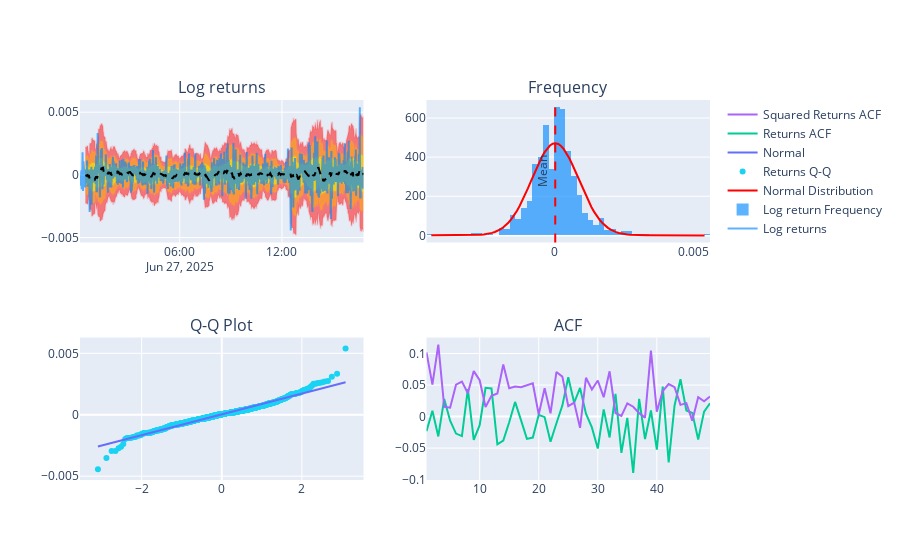

Notebook code for this chart:
### Code cell
stats_summary = analyse_returns_characteristics(df)

### Figure 1 — Plotly figure (JSON) as saved in the notebook; plotly's stock layout.template omitted (floating-point values rounded to 4 significant figures; data arrays with more than 128 entries replaced by an {"elided": "..."} marker saying what was removed)
{"data": [{"line": {"color": "rgba(255, 0, 0, 0.1)"}, "mode": "lines", "showlegend": false, "type": "scatter", "x": {"elided": "999 str values"}, "xaxis": "x", "y": {"elided": "999 float values"}, "yaxis": "y"}, {"fill": "tonexty", "line": {"color": "rgba(255, 0, 0, 0.1)"}, "mode": "lines", "showlegend": false, "type": "scatter", "x": {"elided": "999 str values"}, "xaxis": "x", "y": {"elided": "999 float values"}, "yaxis": "y"}, {"line": {"color": "rgba(255, 183, 0, 0.1)"}, "mode": "lines", "showlegend": false, "type": "scatter", "x": {"elided": "999 str values"}, "xaxis": "x", "y": {"elided": "999 float values"}, "yaxis": "y"}, {"fill": "tonexty", "line": {"color": "rgba(255, 183, 0, 0.1)"}, "mode": "lines", "showlegend": false, "type": "scatter", "x": {"elided": "999 str values"}, "xaxis": "x", "y": {"elided": "999 float values"}, "yaxis": "y"}, {"line": {"color": "rgba(236, 255, 0, 0.1)"}, "mode": "lines", "showlegend": false, "type": "scatter", "x": {"elided": "999 str values"}, "xaxis": "x", "y": {"elided": "999 float values"}, "yaxis": "y"}, {"fill": "tonexty", "line": {"color": "rgba(236, 255, 0, 0.1)"}, "mode": "lines", "showlegend": false, "type": "scatter", "x": {"elided": "999 str values"}, "xaxis": "x", "y": {"elided": "999 float values"}, "yaxis": "y"}, {"line": {"color": "rgba(0, 135, 255, 0.63)"}, "mode": "lines", "name": "Log returns", "type": "scatter", "x": {"elided": "999 str values"}, "xaxis": "x", "y": {"elided": "999 float values"}, "yaxis": "y"}, {"line": {"color": "black", "dash": "dash"}, "mode": "lines", "showlegend": false, "type": "scatter", "x": {"elided": "999 str values"}, "xaxis": "x", "y": {"elided": "999 float values"}, "yaxis": "y"}, {"histnorm": "probability density", "marker": {"color": "rgba(0, 135, 255, 0.63)"}, "name": "Log return Frequency", "type": "histogram", "x": {"elided": "999 float values"}, "xaxis": "x2", "yaxis": "y2"}, {"line": {"color": "red", "width": 2}, "mode": "lines", "name": "Normal Distribution", "type": "scatter", "x": [-0.004427, -0.004328, -0.004229, -0.00413, -0.00403, -0.003931, -0.003832, -0.003732, -0.003633, -0.003534, -0.003434, -0.003335, -0.003236, -0.003136, -0.003037, -0.002938, -0.002839, -0.002739, -0.00264, -0.002541, -0.002441, -0.002342, -0.002243, -0.002143, -0.002044, -0.001945, -0.001845, -0.001746, -0.001647, -0.001548, -0.001448, -0.001349, -0.00125, -0.00115, -0.001051, -0.0009517, -0.0008524, -0.0007531, -0.0006538, -0.0005545, -0.0004552, -0.0003559, -0.0002566, -0.0001572, -5.794e-05, 4.137e-05, 0.0001407, 0.00024, 0.0003393, 0.0004386, 0.0005379, 0.0006372, 0.0007365, 0.0008358, 0.0009351, 0.001034, 0.001134, 0.001233, 0.001332, 0.001432, 0.001531, 0.00163, 0.00173, 0.001829, 0.001928, 0.002027, 0.002127, 0.002226, 0.002325, 0.002425, 0.002524, 0.002623, 0.002723, 0.002822, 0.002921, 0.003021, 0.00312, 0.003219, 0.003318, 0.003418, 0.003517, 0.003616, 0.003716, 0.003815, 0.003914, 0.004014, 0.004113, 0.004212, 0.004312, 0.004411, 0.00451, 0.004609, 0.004709, 0.004808, 0.004907, 0.005007, 0.005106, 0.005205, 0.005305, 0.005404], "xaxis": "x2", "y": [0.0004524, 0.0008327, 0.001512, 0.002708, 0.004784, 0.008335, 0.01433, 0.02428, 0.0406, 0.06696, 0.1089, 0.1748, 0.2766, 0.4318, 0.6648, 1.01, 1.512, 2.235, 3.257, 4.681, 6.637, 9.282, 12.8, 17.42, 23.38, 30.94, 40.4, 52.03, 66.09, 82.8, 102.3, 124.7, 150.0, 177.8, 208.0, 240.0, 273.1, 306.5, 339.4, 370.6, 399.2, 424.1, 444.4, 459.3, 468.3, 470.9, 467.1, 457.0, 440.9, 419.7, 394.0, 364.9, 333.2, 300.2, 266.8, 233.8, 202.1, 172.4, 145.0, 120.3, 98.41, 79.42, 63.23, 49.65, 38.45, 29.37, 22.13, 16.45, 12.06, 8.72, 6.219, 4.375, 3.036, 2.078, 1.402, 0.9338, 0.6133, 0.3973, 0.2538, 0.16, 0.09944, 0.06097, 0.03687, 0.022, 0.01294, 0.007511, 0.004299, 0.002428, 0.001352, 0.0007426, 0.0004024, 0.000215, 0.0001133, 5.893e-05, 3.022e-05, 1.529e-05, 7.627e-06, 3.753e-06, 1.822e-06, 8.723e-07], "yaxis": "y2"}, {"marker": {"color": "#19d3f3"}, "mode": "markers", "name": "Returns Q-Q", "type": "scatter", "x": {"elided": "999 float values"}, "xaxis": "x3", "y": {"elided": "999 float values"}, "yaxis": "y3"}, {"line": {"color": "#636efa"}, "mode": "lines", "name": "Normal", "type": "scatter", "x": {"elided": "999 float values"}, "xaxis": "x3", "y": {"elided": "999 float values"}, "yaxis": "y3"}, {"name": "Returns ACF", "type": "scatter", "x": [1, 2, 3, 4, 5, 6, 7, 8, 9, 10, 11, 12, 13, 14, 15, 16, 17, 18, 19, 20, 21, 22, 23, 24, 25, 26, 27, 28, 29, 30, 31, 32, 33, 34, 35, 36, 37, 38, 39, 40, 41, 42, 43, 44, 45, 46, 47, 48, 49], "xaxis": "x4", "y": [-0.02304, 0.009348, -0.03146, 0.02798, -0.006593, -0.02694, -0.031, 0.0437, -0.037, -0.01367, 0.04571, 0.04453, -0.044, -0.0382, -0.00887, 0.02327, -0.005565, -0.03542, -0.03324, 0.002739, -0.0009112, -0.03995, -0.01048, 0.01745, 0.0623, 0.02194, 0.04544, 0.004635, -0.0172, -0.0506, 0.01139, -0.03314, 0.0359, -0.05756, -0.00212, -0.08927, 0.02798, -0.03557, 0.009639, -0.05238, 0.04765, -0.07276, 0.01762, 0.05929, 0.009601, 0.005896, -0.03633, 0.007976, 0.02096], "yaxis": "y4"}, {"name": "Squared Returns ACF", "type": "scatter", "x": [1, 2, 3, 4, 5, 6, 7, 8, 9, 10, 11, 12, 13, 14, 15, 16, 17, 18, 19, 20, 21, 22, 23, 24, 25, 26, 27, 28, 29, 30, 31, 32, 33, 34, 35, 36, 37, 38, 39, 40, 41, 42, 43, 44, 45, 46, 47, 48, 49], "xaxis": "x4", "y": [0.1018, 0.05079, 0.1141, 0.01549, 0.01413, 0.05059, 0.05563, 0.03709, 0.07213, 0.05766, 0.0153, 0.03304, 0.03672, 0.08273, 0.04507, 0.04755, 0.04661, 0.04943, 0.0529, 0.00339, 0.04499, 0.005258, 0.07075, 0.06338, 0.01659, 0.02228, -0.01789, 0.06159, 0.04299, 0.05717, 0.03078, 0.07176, 0.005662, 0.000905, 0.02092, 0.0156, 0.005462, -0.001652, 0.1046, 0.007883, 0.04056, 0.05163, 0.04658, 0.01855, 0.0213, -0.006528, 0.03078, 0.02419, 0.03196], "yaxis": "y4"}], "layout": {"annotations": [{"font": {"size": 16}, "showarrow": false, "text": "Log returns", "x": 0.225, "xanchor": "center", "xref": "paper", "y": 1, "yanchor": "bottom", "yref": "paper"}, {"font": {"size": 16}, "showarrow": false, "text": "Frequency", "x": 0.775, "xanchor": "center", "xref": "paper", "y": 1, "yanchor": "bottom", "yref": "paper"}, {"font": {"size": 16}, "showarrow": false, "text": "Q-Q Plot", "x": 0.225, "xanchor": "center", "xref": "paper", "y": 0.375, "yanchor": "bottom", "yref": "paper"}, {"font": {"size": 16}, "showarrow": false, "text": "ACF", "x": 0.775, "xanchor": "center", "xref": "paper", "y": 0.375, "yanchor": "bottom", "yref": "paper"}], "shapes": [{"label": {"text": "Mean", "textposition": "top right"}, "line": {"color": "red", "dash": "dash"}, "type": "line", "x0": 3.196e-05, "x1": 3.196e-05, "xref": "x2", "y0": 0, "y1": 1, "yref": "y2 domain"}], "xaxis": {"anchor": "y", "domain": [0, 0.45]}, "xaxis2": {"anchor": "y2", "domain": [0.55, 1]}, "xaxis3": {"anchor": "y3", "domain": [0, 0.45]}, "xaxis4": {"anchor": "y4", "domain": [0.55, 1]}, "yaxis": {"anchor": "x", "domain": [0.625, 1]}, "yaxis2": {"anchor": "x2", "domain": [0.625, 1]}, "yaxis3": {"anchor": "x3", "domain": [0, 0.375]}, "yaxis4": {"anchor": "x4", "domain": [0, 0.375]}}}
